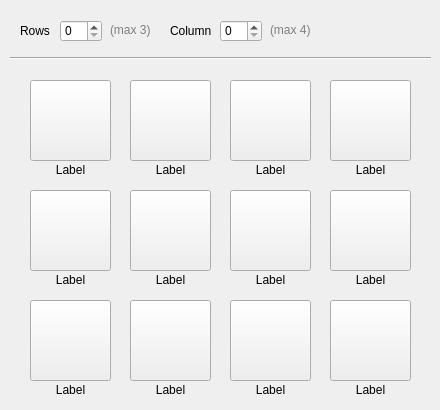
         <widget class="QWidget" name="tab_5">
          <attribute name="title">
           <string>On-Screen Keys</string>
          </attribute>
          <widget class="QLabel" name="label_23">
           <property name="geometry">
            <rect>
             <x>20</x>
             <y>20</y>
             <width>31</width>
             <height>21</height>
            </rect>
           </property>
           <property name="text">
            <string>Rows</string>
           </property>
           <property name="buddy">
            <cstring>spinBox_3</cstring>
           </property>
          </widget>
          <widget class="QLabel" name="label_24">
           <property name="geometry">
            <rect>
             <x>170</x>
             <y>20</y>
             <width>41</width>
             <height>21</height>
            </rect>
           </property>
           <property name="text">
            <string>Columns</string>
           </property>
           <property name="buddy">
            <cstring>spinBox_4</cstring>
           </property>
          </widget>
          <widget class="QSpinBox" name="spinBox_3">
           <property name="geometry">
            <rect>
             <x>60</x>
             <y>20</y>
             <width>42</width>
             <height>22</height>
            </rect>
           </property>
           <property name="maximum">
            <number>3</number>
           </property>
          </widget>
          <widget class="QSpinBox" name="spinBox_4">
           <property name="geometry">
            <rect>
             <x>220</x>
             <y>20</y>
             <width>42</width>
             <height>22</height>
            </rect>
           </property>
           <property name="maximum">
            <number>4</number>
           </property>
          </widget>
          <widget class="Line" name="line_7">
           <property name="geometry">
            <rect>
             <x>10</x>
             <y>50</y>
             <width>421</width>
             <height>16</height>
            </rect>
           </property>
           <property name="orientation">
            <enum>Qt::Horizontal</enum>
           </property>
          </widget>
          <widget class="QLabel" name="label_25">
           <property name="geometry">
            <rect>
             <x>110</x>
             <y>20</y>
             <width>41</width>
             <height>21</height>
            </rect>
           </property>
           <property name="text">
            <string>&lt;html&gt;&lt;head/&gt;&lt;body&gt;&lt;p&gt;&lt;span style=&quot; color:#7f7f7f;&quot;&gt;(max 3)&lt;/span&gt;&lt;/p&gt;&lt;/body&gt;&lt;/html&gt;</string>
           </property>
          </widget>
          <widget class="QLabel" name="label_26">
           <property name="geometry">
            <rect>
             <x>270</x>
             <y>20</y>
             <width>41</width>
             <height>21</height>
            </rect>
           </property>
           <property name="text">
            <string>&lt;html&gt;&lt;head/&gt;&lt;body&gt;&lt;p&gt;&lt;span style=&quot; color:#7f7f7f;&quot;&gt;(max 4)&lt;/span&gt;&lt;/p&gt;&lt;/body&gt;&lt;/html&gt;</string>
           </property>
          </widget>
          <widget class="QLabel" name="label_55">
           <property name="geometry">
            <rect>
             <x>30</x>
             <y>160</y>
             <width>81</width>
             <height>21</height>
            </rect>
           </property>
           <property name="text">
            <string>&lt;html&gt;&lt;head/&gt;&lt;body&gt;&lt;p align=&quot;center&quot;&gt;Label&lt;/p&gt;&lt;/body&gt;&lt;/html&gt;</string>
           </property>
          </widget>
          <widget class="QLabel" name="label_56">
           <property name="geometry">
            <rect>
             <x>130</x>
             <y>160</y>
             <width>81</width>
             <height>21</height>
            </rect>
           </property>
           <property name="text">
            <string>&lt;html&gt;&lt;head/&gt;&lt;body&gt;&lt;p align=&quot;center&quot;&gt;Label&lt;/p&gt;&lt;/body&gt;&lt;/html&gt;</string>
           </property>
          </widget>
          <widget class="QLabel" name="label_57">
           <property name="geometry">
            <rect>
             <x>230</x>
             <y>160</y>
             <width>81</width>
             <height>21</height>
            </rect>
           </property>
           <property name="text">
            <string>&lt;html&gt;&lt;head/&gt;&lt;body&gt;&lt;p align=&quot;center&quot;&gt;Label&lt;/p&gt;&lt;/body&gt;&lt;/html&gt;</string>
           </property>
          </widget>
          <widget class="QLabel" name="label_58">
           <property name="geometry">
            <rect>
             <x>330</x>
             <y>160</y>
             <width>81</width>
             <height>21</height>
            </rect>
           </property>
           <property name="text">
            <string>&lt;html&gt;&lt;head/&gt;&lt;body&gt;&lt;p align=&quot;center&quot;&gt;Label&lt;/p&gt;&lt;/body&gt;&lt;/html&gt;</string>
           </property>
          </widget>
          <widget class="QLabel" name="label_59">
           <property name="geometry">
            <rect>
             <x>30</x>
             <y>270</y>
             <width>81</width>
             <height>21</height>
            </rect>
           </property>
           <property name="text">
            <string>&lt;html&gt;&lt;head/&gt;&lt;body&gt;&lt;p align=&quot;center&quot;&gt;Label&lt;/p&gt;&lt;/body&gt;&lt;/html&gt;</string>
           </property>
          </widget>
          <widget class="QLabel" name="label_60">
           <property name="geometry">
            <rect>
             <x>130</x>
             <y>270</y>
             <width>81</width>
             <height>21</height>
            </rect>
           </property>
           <property name="text">
            <string>&lt;html&gt;&lt;head/&gt;&lt;body&gt;&lt;p align=&quot;center&quot;&gt;Label&lt;/p&gt;&lt;/body&gt;&lt;/html&gt;</string>
           </property>
          </widget>
          <widget class="QLabel" name="label_61">
           <property name="geometry">
            <rect>
             <x>230</x>
             <y>270</y>
             <width>81</width>
             <height>21</height>
            </rect>
           </property>
           <property name="text">
            <string>&lt;html&gt;&lt;head/&gt;&lt;body&gt;&lt;p align=&quot;center&quot;&gt;Label&lt;/p&gt;&lt;/body&gt;&lt;/html&gt;</string>
           </property>
          </widget>
          <widget class="QLabel" name="label_62">
           <property name="geometry">
            <rect>
             <x>330</x>
             <y>270</y>
             <width>81</width>
             <height>21</height>
            </rect>
           </property>
           <property name="text">
            <string>&lt;html&gt;&lt;head/&gt;&lt;body&gt;&lt;p align=&quot;center&quot;&gt;Label&lt;/p&gt;&lt;/body&gt;&lt;/html&gt;</string>
           </property>
          </widget>
          <widget class="QLabel" name="label_63">
           <property name="geometry">
            <rect>
             <x>30</x>
             <y>380</y>
             <width>81</width>
             <height>21</height>
            </rect>
           </property>
           <property name="text">
            <string>&lt;html&gt;&lt;head/&gt;&lt;body&gt;&lt;p align=&quot;center&quot;&gt;Label&lt;/p&gt;&lt;/body&gt;&lt;/html&gt;</string>
           </property>
          </widget>
          <widget class="QLabel" name="label_64">
           <property name="geometry">
            <rect>
             <x>130</x>
             <y>380</y>
             <width>81</width>
             <height>21</height>
            </rect>
           </property>
           <property name="text">
            <string>&lt;html&gt;&lt;head/&gt;&lt;body&gt;&lt;p align=&quot;center&quot;&gt;Label&lt;/p&gt;&lt;/body&gt;&lt;/html&gt;</string>
           </property>
          </widget>
          <widget class="QLabel" name="label_65">
           <property name="geometry">
            <rect>
             <x>230</x>
             <y>380</y>
             <width>81</width>
             <height>21</height>
            </rect>
           </property>
           <property name="text">
            <string>&lt;html&gt;&lt;head/&gt;&lt;body&gt;&lt;p align=&quot;center&quot;&gt;Label&lt;/p&gt;&lt;/body&gt;&lt;/html&gt;</string>
           </property>
          </widget>
          <widget class="QLabel" name="label_66">
           <property name="geometry">
            <rect>
             <x>330</x>
             <y>380</y>
             <width>81</width>
             <height>21</height>
            </rect>
           </property>
           <property name="text">
            <string>&lt;html&gt;&lt;head/&gt;&lt;body&gt;&lt;p align=&quot;center&quot;&gt;Label&lt;/p&gt;&lt;/body&gt;&lt;/html&gt;</string>
           </property>
          </widget>
          <widget class="QPushButton" name="pushButton_8">
           <property name="geometry">
            <rect>
             <x>30</x>
             <y>80</y>
             <width>81</width>
             <height>81</height>
            </rect>
           </property>
           <property name="cursor">
            <cursorShape>PointingHandCursor</cursorShape>
           </property>
           <property name="text">
            <string/>
           </property>
           <property name="icon">
            <iconset resource="../icons.qrc">
             <normaloff>:/default/slate-software/icons/slate.bmp</normaloff>:/default/slate-software/icons/slate.bmp</iconset>
           </property>
           <property name="iconSize">
            <size>
             <width>80</width>
             <height>80</height>
            </size>
           </property>
          </widget>
          <widget class="QPushButton" name="pushButton_9">
           <property name="geometry">
            <rect>
             <x>130</x>
             <y>80</y>
             <width>81</width>
             <height>81</height>
            </rect>
           </property>
           <property name="cursor">
            <cursorShape>PointingHandCursor</cursorShape>
           </property>
           <property name="text">
            <string/>
           </property>
           <property name="icon">
            <iconset resource="../icons.qrc">
             <normaloff>:/default/slate-software/icons/slate.bmp</normaloff>:/default/slate-software/icons/slate.bmp</iconset>
           </property>
           <property name="iconSize">
            <size>
             <width>80</width>
             <height>80</height>
            </size>
           </property>
          </widget>
          <widget class="QPushButton" name="pushButton_10">
           <property name="geometry">
            <rect>
             <x>230</x>
             <y>80</y>
             <width>81</width>
             <height>81</height>
            </rect>
           </property>
           <property name="cursor">
            <cursorShape>PointingHandCursor</cursorShape>
           </property>
           <property name="text">
            <string/>
           </property>
           <property name="icon">
            <iconset resource="../icons.qrc">
             <normaloff>:/default/slate-software/icons/slate.bmp</normaloff>:/default/slate-software/icons/slate.bmp</iconset>
           </property>
           <property name="iconSize">
            <size>
             <width>80</width>
             <height>80</height>
            </size>
           </property>
          </widget>
          <widget class="QPushButton" name="pushButton_11">
           <property name="geometry">
            <rect>
             <x>330</x>
             <y>80</y>
             <width>81</width>
             <height>81</height>
            </rect>
           </property>
           <property name="cursor">
            <cursorShape>PointingHandCursor</cursorShape>
           </property>
           <property name="text">
            <string/>
           </property>
           <property name="icon">
            <iconset resource="../icons.qrc">
             <normaloff>:/default/slate-software/icons/slate.bmp</normaloff>:/default/slate-software/icons/slate.bmp</iconset>
           </property>
           <property name="iconSize">
            <size>
             <width>80</width>
             <height>80</height>
            </size>
           </property>
          </widget>
          <widget class="QPushButton" name="pushButton_12">
           <property name="geometry">
            <rect>
             <x>30</x>
             <y>190</y>
             <width>81</width>
             <height>81</height>
            </rect>
           </property>
           <property name="cursor">
            <cursorShape>PointingHandCursor</cursorShape>
           </property>
           <property name="text">
            <string/>
           </property>
           <property name="icon">
            <iconset resource="../icons.qrc">
             <normaloff>:/default/slate-software/icons/slate.bmp</normaloff>:/default/slate-software/icons/slate.bmp</iconset>
           </property>
           <property name="iconSize">
            <size>
             <width>80</width>
             <height>80</height>
            </size>
           </property>
          </widget>
          <widget class="QPushButton" name="pushButton_13">
           <property name="geometry">
            <rect>
             <x>130</x>
             <y>190</y>
             <width>81</width>
             <height>81</height>
            </rect>
           </property>
           <property name="cursor">
            <cursorShape>PointingHandCursor</cursorShape>
           </property>
           <property name="text">
            <string/>
           </property>
           <property name="icon">
            <iconset resource="../icons.qrc">
             <normaloff>:/default/slate-software/icons/slate.bmp</normaloff>:/default/slate-software/icons/slate.bmp</iconset>
           </property>
           <property name="iconSize">
            <size>
             <width>80</width>
             <height>80</height>
            </size>
           </property>
          </widget>
          <widget class="QPushButton" name="pushButton_14">
           <property name="geometry">
            <rect>
             <x>230</x>
             <y>190</y>
             <width>81</width>
             <height>81</height>
            </rect>
           </property>
           <property name="cursor">
            <cursorShape>PointingHandCursor</cursorShape>
           </property>
           <property name="text">
            <string/>
           </property>
           <property name="icon">
            <iconset resource="../icons.qrc">
             <normaloff>:/default/slate-software/icons/slate.bmp</normaloff>:/default/slate-software/icons/slate.bmp</iconset>
           </property>
           <property name="iconSize">
            <size>
             <width>80</width>
             <height>80</height>
            </size>
           </property>
          </widget>
          <widget class="QPushButton" name="pushButton_15">
           <property name="geometry">
            <rect>
             <x>330</x>
             <y>190</y>
             <width>81</width>
             <height>81</height>
            </rect>
           </property>
           <property name="cursor">
            <cursorShape>PointingHandCursor</cursorShape>
           </property>
           <property name="text">
            <string/>
           </property>
           <property name="icon">
            <iconset resource="../icons.qrc">
             <normaloff>:/default/slate-software/icons/slate.bmp</normaloff>:/default/slate-software/icons/slate.bmp</iconset>
           </property>
           <property name="iconSize">
            <size>
             <width>80</width>
             <height>80</height>
            </size>
           </property>
          </widget>
          <widget class="QPushButton" name="pushButton_16">
           <property name="geometry">
            <rect>
             <x>230</x>
             <y>300</y>
             <width>81</width>
             <height>81</height>
            </rect>
           </property>
           <property name="cursor">
            <cursorShape>PointingHandCursor</cursorShape>
           </property>
           <property name="text">
            <string/>
           </property>
           <property name="icon">
            <iconset resource="../icons.qrc">
             <normaloff>:/default/slate-software/icons/slate.bmp</normaloff>:/default/slate-software/icons/slate.bmp</iconset>
           </property>
           <property name="iconSize">
            <size>
             <width>80</width>
             <height>80</height>
            </size>
           </property>
          </widget>
          <widget class="QPushButton" name="pushButton_17">
           <property name="geometry">
            <rect>
             <x>30</x>
             <y>300</y>
             <width>81</width>
             <height>81</height>
            </rect>
           </property>
           <property name="cursor">
            <cursorShape>PointingHandCursor</cursorShape>
           </property>
           <property name="text">
            <string/>
           </property>
           <property name="icon">
            <iconset resource="../icons.qrc">
             <normaloff>:/default/slate-software/icons/slate.bmp</normaloff>:/default/slate-software/icons/slate.bmp</iconset>
           </property>
           <property name="iconSize">
            <size>
             <width>80</width>
             <height>80</height>
            </size>
           </property>
          </widget>
          <widget class="QPushButton" name="pushButton_18">
           <property name="geometry">
            <rect>
             <x>330</x>
             <y>300</y>
             <width>81</width>
             <height>81</height>
            </rect>
           </property>
           <property name="cursor">
            <cursorShape>PointingHandCursor</cursorShape>
           </property>
           <property name="text">
            <string/>
           </property>
           <property name="icon">
            <iconset resource="../icons.qrc">
             <normaloff>:/default/slate-software/icons/slate.bmp</normaloff>:/default/slate-software/icons/slate.bmp</iconset>
           </property>
           <property name="iconSize">
            <size>
             <width>80</width>
             <height>80</height>
            </size>
           </property>
          </widget>
          <widget class="QPushButton" name="pushButton_19">
           <property name="geometry">
            <rect>
             <x>130</x>
             <y>300</y>
             <width>81</width>
             <height>81</height>
            </rect>
           </property>
           <property name="cursor">
            <cursorShape>PointingHandCursor</cursorShape>
           </property>
           <property name="text">
            <string/>
           </property>
           <property name="icon">
            <iconset resource="../icons.qrc">
             <normaloff>:/default/slate-software/icons/slate.bmp</normaloff>:/default/slate-software/icons/slate.bmp</iconset>
           </property>
           <property name="iconSize">
            <size>
             <width>80</width>
             <height>80</height>
            </size>
           </property>
          </widget>
         </widget>
